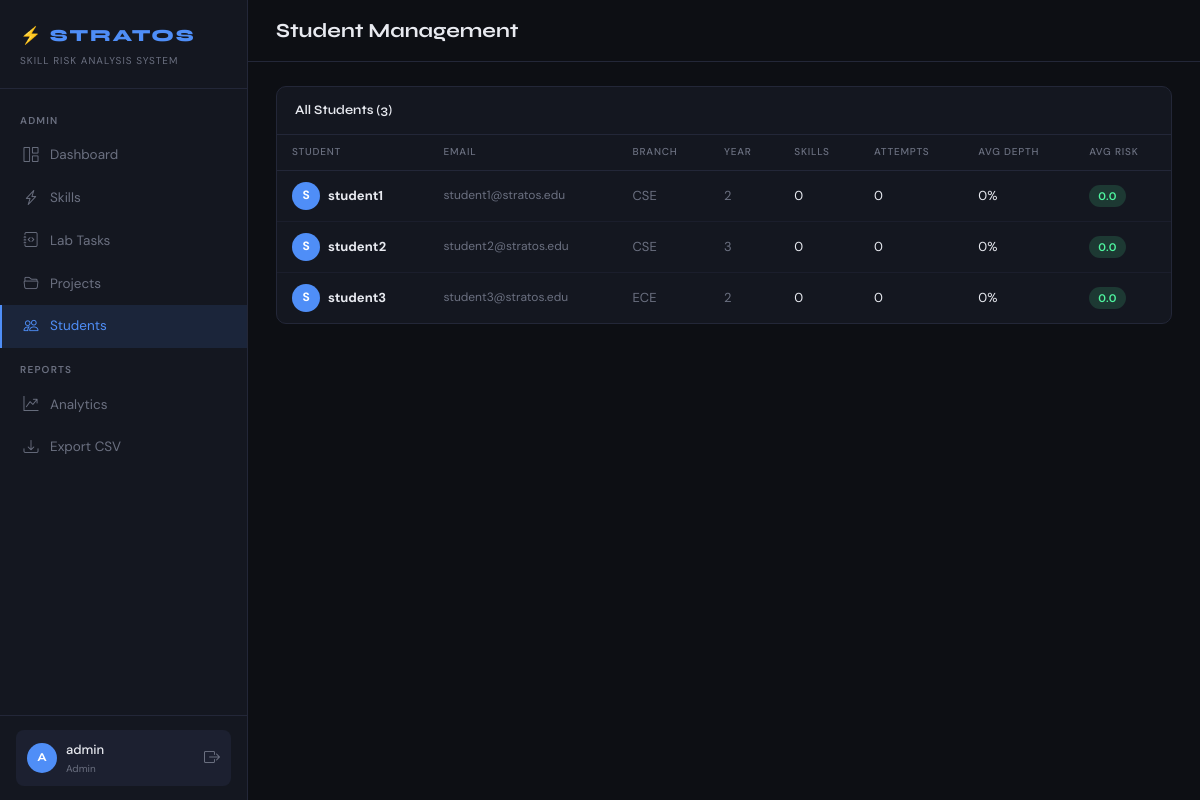
/admin/students (signed in), run on the app's committed database.
### models.py (models this page shows, shortened)
class User(UserMixin, db.Model):
    __tablename__ = 'users'
    user_id    = db.Column(db.Integer, primary_key=True, autoincrement=True)
    username   = db.Column(db.String(50),  nullable=False, unique=True)
    email      = db.Column(db.String(100), nullable=False, unique=True)
    password   = db.Column(db.String(255), nullable=False)
    role       = db.Column(db.Enum('Student','Admin'), nullable=False, default='Student')
    branch     = db.Column(db.String(50),  nullable=True)
    year       = db.Column(db.SmallInteger, nullable=True)
    created_at = db.Column(db.DateTime, default=datetime.utcnow)
    @property
    def is_admin(self): return self.role == 'Admin'
    skills   = db.relationship('StudentSkill', back_populates='student', cascade='all, delete-orphan')
    attempts = db.relationship('TaskAttempt',  back_populates='student', cascade='all, delete-orphan')
    projects = db.relationship('Project', secondary=student_project, back_populates='students')

### routes/admin.py (the view)
@admin_bp.route('/students')
@login_required
@admin_required
def manage_students():
    students = (db.session.query(User,
            func.round(func.avg(StudentSkill.depth_score),1).label('avg_depth'),
            func.round(func.avg(StudentSkill.risk_score), 1).label('avg_risk'),
            func.count(func.distinct(StudentSkill.skill_id)).label('skill_count'),
            func.count(func.distinct(TaskAttempt.attempt_id)).label('attempt_count'))
        .outerjoin(StudentSkill, StudentSkill.student_id == User.user_id)
        .outerjoin(TaskAttempt,  TaskAttempt.student_id  == User.user_id)
        .filter(User.role=='Student')
        .group_by(User.user_id)
        .order_by(func.avg(StudentSkill.depth_score).desc().nullslast()).all())
    return render_template('admin/students.html', students=students)

### routes/admin.py (called while the page is built)
def admin_required(f):
    @wraps(f)
    def dec(*a, **kw):
        if not current_user.is_authenticated or not current_user.is_admin:
            flash('Admin access required.', 'danger')
            return redirect(url_for('auth.login'))
        return f(*a, **kw)
    return dec

### templates/admin/students.html (shortened to what this page needs)
{% extends 'base.html' %}
{% block page_title %}Student Management{% endblock %}
{% block content %}
<div class="card">
  <div class="card-head">All Students ({{ students|length }})</div>
  <table class="tbl">
    <thead><tr><th>Student</th><th>Email</th><th>Branch</th><th>Year</th><th>Skills</th><th>Attempts</th><th>Avg Depth</th><th>Avg Risk</th></tr></thead>
    <tbody>
      {% for row in students %}
      {% set user = row[0] %}
      <tr>
        <td>
          <div style="display:flex;align-items:center;gap:8px;">
            <div style="width:28px;height:28px;border-radius:50%;background:var(--accent);display:flex;align-items:center;justify-content:center;font-size:12px;font-weight:700;color:#fff;flex-shrink:0;">{{ user.username[0].upper() }}</div>
            <strong>{{ user.username }}</strong>
          </div>
        </td>
        <td class="text-muted" style="font-size:12px;">{{ user.email }}</td>
        <td class="text-muted">{{ user.branch or '—' }}</td>
        <td class="text-muted">{{ user.year or '—' }}</td>
        <td>{{ row.skill_count or 0 }}</td>
        <td>{{ row.attempt_count or 0 }}</td>
        <td>{{ row.avg_depth or 0 }}%</td>
        <td>
          {% set r = (row.avg_risk or 0)|float %}
          <span class="badge badge-{% if r>=70%}HIGH{% elif r>=40%}MEDIUM{% else %}LOW{% endif %}">{{ r }}</span>
        </td>
      </tr>
      {% endfor %}
    </tbody>
  </table>
</div>
{% endblock %}

### templates/base.html (shortened to what this page needs)
<!DOCTYPE html>
<html lang="en">
<head>
  <link href="https://cdn.jsdelivr.net/npm/bootstrap-icons@1.11.3/font/bootstrap-icons.min.css" rel="stylesheet">
</head>
<body>
{% if current_user.is_authenticated %}
<aside class="sidebar">
  <div class="sb-brand">
    <h1>⚡ STRATOS</h1>
    <p>Skill Risk Analysis System</p>
  </div>
  <nav class="sb-nav">
    {% if current_user.is_admin %}
      <div class="sb-section">Admin</div>
      <a href="{{ url_for('admin.dashboard') }}"      class="sb-link {% if request.endpoint=='admin.dashboard'      %}active{% endif %}"><i class="bi bi-grid-1x2"></i> Dashboard</a>
      <a href="{{ url_for('admin.manage_skills') }}"  class="sb-link {% if request.endpoint=='admin.manage_skills'  %}active{% endif %}"><i class="bi bi-lightning-charge"></i> Skills</a>
      <a href="{{ url_for('admin.manage_tasks') }}"   class="sb-link {% if request.endpoint=='admin.manage_tasks'   %}active{% endif %}"><i class="bi bi-journal-code"></i> Lab Tasks</a>
      <a href="{{ url_for('admin.manage_projects') }}" class="sb-link {% if request.endpoint=='admin.manage_projects' %}active{% endif %}"><i class="bi bi-folder2-open"></i> Projects</a>
      <a href="{{ url_for('admin.manage_students') }}" class="sb-link {% if request.endpoint=='admin.manage_students' %}active{% endif %}"><i class="bi bi-people"></i> Students</a>
      <div class="sb-section">Reports</div>
      <a href="{{ url_for('admin.analytics') }}"      class="sb-link {% if request.endpoint=='admin.analytics'      %}active{% endif %}"><i class="bi bi-graph-up-arrow"></i> Analytics</a>
      <a href="{{ url_for('admin.export_csv') }}"     class="sb-link"><i class="bi bi-download"></i> Export CSV</a>
    {% endif %}
  </nav>
  <div class="sb-footer">
    <div class="user-pill">
      <div class="user-avatar">{{ current_user.username[0].upper() }}</div>
      <div style="flex:1;min-width:0;">
        <div class="user-name">{{ current_user.username }}</div>
        <div class="user-role">{{ current_user.role }}{% if current_user.branch %} · {{ current_user.branch }}{% endif %}</div>
      </div>
      <a href="{{ url_for('auth.logout') }}" title="Logout" style="color:var(--muted);font-size:16px;"><i class="bi bi-box-arrow-right"></i></a>
    </div>
  </div>
</aside>
{% endif %}
<div class="main" {% if not current_user.is_authenticated %}style="margin-left:0"{% endif %}>
  {% if current_user.is_authenticated %}
  <div class="topbar">
    <h2 class="page-title">{% block page_title %}{% endblock %}</h2>
  </div>
  {% endif %}
  <div class="content">
    {% block content %}{% endblock %}
  </div>
</div>
</body>
</html>

### templates/base.html (style rules this page uses)
:root { --bg: #0d0f14; --bg-card: #141720; --bg-hover: #1c2030; --bg-input: #0d0f14; --accent: #4f8ef7; --accent-dim: rgba(79,142,247,0.12); --danger: #f75f5f; --warn: #f7b74f; --ok: #4ff7a0; --text: #e8eaf0; --muted: #6b7080; --border: #232738; --sidebar-w: 248px; --font-h: 'Syne', sans-serif; --font-b: 'DM Sans', sans-serif; --radius: 10px; }
*, *::before, *::after { box-sizing: border-box; margin: 0; padding: 0; }
body { background: var(--bg); color: var(--text); font-family: var(--font-b); font-size: 14px; line-height: 1.65; min-height: 100vh; }
.sidebar { position: fixed; top: 0; left: 0; width: var(--sidebar-w); height: 100vh; background: var(--bg-card); border-right: 1px solid var(--border); display: flex; flex-direction: column; z-index: 100; overflow-y: auto; }
.sb-brand { padding: 22px 20px 18px; border-bottom: 1px solid var(--border); flex-shrink: 0; }
.sb-brand h1 { font-family: var(--font-h); font-size: 17px; font-weight: 800; letter-spacing: .1em; color: var(--accent); margin: 0; }
.sb-brand p { font-size: 10px; color: var(--muted); margin-top: 3px; letter-spacing: .1em; text-transform: uppercase; }
.sb-nav { flex: 1; padding: 10px 0; }
.sb-section { font-size: 10px; font-weight: 600; letter-spacing: .12em; text-transform: uppercase; color: var(--muted); padding: 14px 20px 5px; }
.sb-link { display: flex; align-items: center; gap: 10px; padding: 9px 20px; color: var(--muted); text-decoration: none; border-left: 2px solid transparent; font-size: 13.5px; transition: all .15s; }
.sb-link.active { color: var(--accent); background: var(--accent-dim); border-left-color: var(--accent); }
.sb-link i { width: 18px; text-align: center; font-size: 15px; }
.sb-footer { padding: 14px 16px; border-top: 1px solid var(--border); flex-shrink: 0; }
.user-pill { display: flex; align-items: center; gap: 9px; padding: 9px 11px; background: var(--bg-hover); border-radius: 8px; }
.user-avatar { width: 30px; height: 30px; border-radius: 50%; background: var(--accent); display: flex; align-items: center; justify-content: center; font-family: var(--font-h); font-weight: 700; font-size: 12px; color: #fff; flex-shrink: 0; }
.user-name { font-size: 13px; font-weight: 500; color: var(--text); }
.user-role { font-size: 10px; color: var(--muted); }
.main { margin-left: var(--sidebar-w); min-height: 100vh; display: flex; flex-direction: column; }
.topbar { padding: 14px 28px; border-bottom: 1px solid var(--border); display: flex; align-items: center; justify-content: space-between; position: sticky; top: 0; background: var(--bg); z-index: 50; }
.page-title { font-family: var(--font-h); font-size: 20px; font-weight: 700; margin: 0; }
.content { padding: 24px 28px; flex: 1; }
.card { background: var(--bg-card); border: 1px solid var(--border); border-radius: var(--radius); overflow: hidden; }
.card-head { padding: 13px 18px; border-bottom: 1px solid var(--border); font-family: var(--font-h); font-size: 13px; font-weight: 600; display: flex; align-items: center; justify-content: space-between; }
.badge { display: inline-block; padding: 2px 9px; border-radius: 20px; font-size: 11px; font-weight: 600; letter-spacing: .05em; }
.badge-LOW { background: rgba(79,247,160,.15); color: var(--ok); }
.tbl { width: 100%; border-collapse: collapse; font-size: 13px; }
.tbl th { padding: 9px 15px; font-size: 10px; letter-spacing: .08em; text-transform: uppercase; color: var(--muted); border-bottom: 1px solid var(--border); text-align: left; font-weight: 500; }
.tbl td { padding: 11px 15px; border-bottom: 1px solid rgba(35,39,56,.5); }
.tbl tr:last-child td { border-bottom: none; }
.text-muted { color: var(--muted); }

### data on the page
User: username "A", username "admin", role "Admin"
User: username "S", username "student1", email "student1@stratos.edu", branch "CSE", year "2", skill_count "0", attempt_count "0", avg_depth "0", r "0.0"
User: username "S", username "student2", email "student2@stratos.edu", branch "CSE", year "3", skill_count "0", attempt_count "0", avg_depth "0", r "0.0"
User: username "S", username "student3", email "student3@stratos.edu", branch "ECE", year "2", skill_count "0", attempt_count "0", avg_depth "0", r "0.0"

### other printed values
{{ students|length }} "3"
